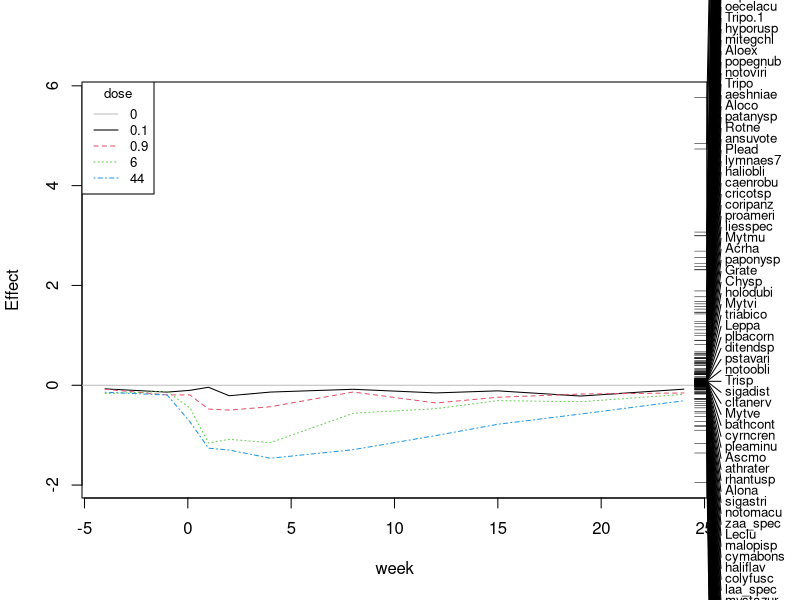
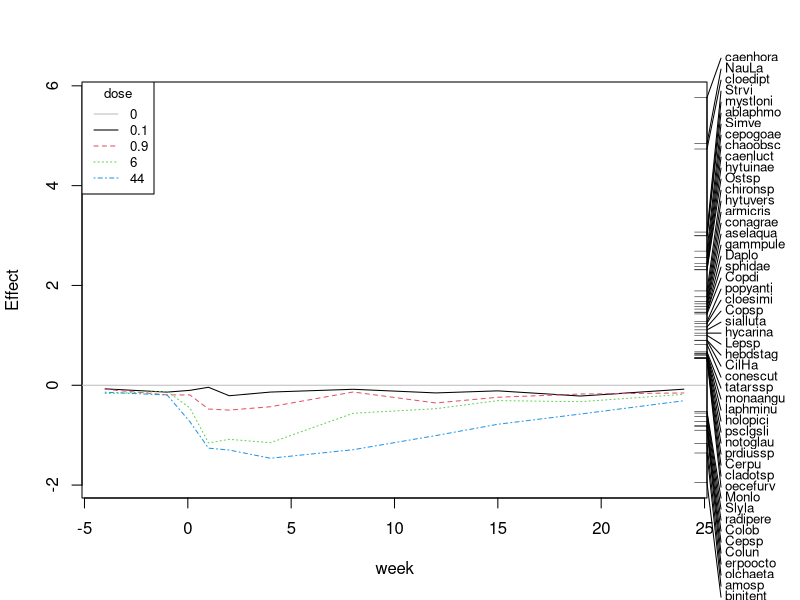

Recreate these plots in R, in order.
## ---- chunk 1
require(vegan)
data(pyrifos)
head(pyrifos[ ,c(1:10)])
## ---- chunk 2
# time
week <- gl(11, 12, labels=c(-4, -1, 0.1, 1, 2, 4, 8, 12, 15, 19, 24))  
# treatment
dose <- factor(rep(c(0.1, 0, 0, 0.9, 0, 44, 6, 0.1, 44, 0.9, 0, 6), 11)) 
ditch <- gl(12, 1, length=132)
## ---- chunk 3
pyr_prc <- prc(response = pyrifos, treatment = dose, time = week)
plot(pyr_prc, scaling = 1)
## ---- chunk 4
sum_prc <- summary(pyr_prc)
# Species scores:
sum_prc$sp
## ---- chunk 5
head(sum_prc$sp)
## ---- chunk 6
plot(pyr_prc, select = abs(sum_prc$sp) > 0.5, scaling = 1)
